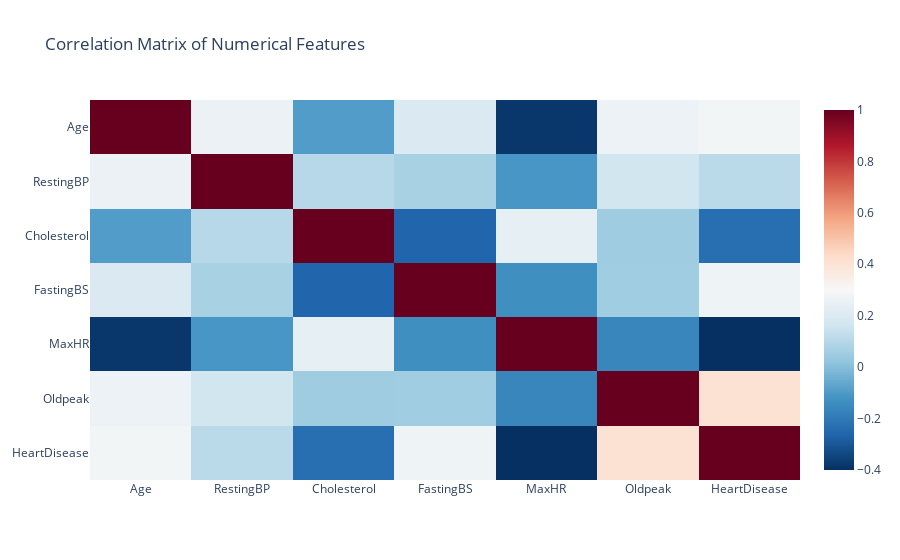

Notebook source saved alongside this figure:
### Code cell
# Print statistics of numeric features
cat_features, num_features = eda.string_num_cols(df, "HeartDisease")
eda.describe_num_cols(df, num_features, "HeartDisease")

### Figure 1 — Plotly figure (JSON) as saved in the notebook; plotly's stock layout.template omitted (floating-point values rounded to 4 significant figures)
{"data": [{"coloraxis": "coloraxis", "hovertemplate": "x: %{x}<br>y: %{y}<br>color: %{z}<extra></extra>", "name": "0", "type": "heatmap", "x": ["Age", "RestingBP", "Cholesterol", "FastingBS", "MaxHR", "Oldpeak", "HeartDisease"], "xaxis": "x", "y": ["Age", "RestingBP", "Cholesterol", "FastingBS", "MaxHR", "Oldpeak", "HeartDisease"], "yaxis": "y", "z": [[1, 0.2544, -0.09528, 0.198, -0.382, 0.2586, 0.282], [0.2544, 1, 0.1009, 0.07019, -0.1121, 0.1648, 0.1076], [-0.09528, 0.1009, 1, -0.261, 0.2358, 0.05015, -0.2327], [0.198, 0.07019, -0.261, 1, -0.1314, 0.0527, 0.2673], [-0.382, -0.1121, 0.2358, -0.1314, 1, -0.1607, -0.4004], [0.2586, 0.1648, 0.05015, 0.0527, -0.1607, 1, 0.404], [0.282, 0.1076, -0.2327, 0.2673, -0.4004, 0.404, 1]]}], "layout": {"coloraxis": {"colorscale": [[0, "rgb(5,48,97)"], [0.1, "rgb(33,102,172)"], [0.2, "rgb(67,147,195)"], [0.3, "rgb(146,197,222)"], [0.4, "rgb(209,229,240)"], [0.5, "rgb(247,247,247)"], [0.6, "rgb(253,219,199)"], [0.7, "rgb(244,165,130)"], [0.8, "rgb(214,96,77)"], [0.9, "rgb(178,24,43)"], [1, "rgb(103,0,31)"]]}, "title": {"text": "Correlation Matrix of Numerical Features"}, "xaxis": {"anchor": "y", "domain": [0, 1]}, "yaxis": {"anchor": "x", "autorange": "reversed", "domain": [0, 1]}}}
